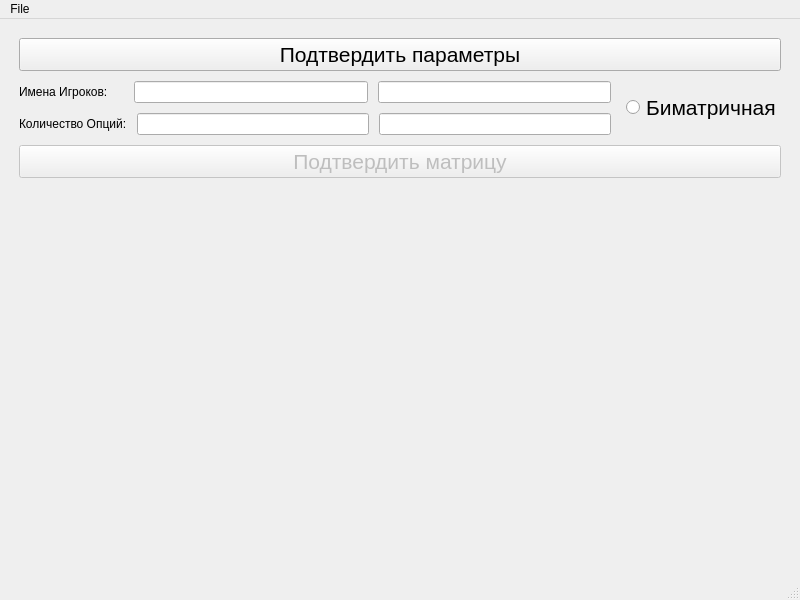
<?xml version="1.0" encoding="UTF-8"?>
<ui version="4.0">
 <class>mainWindow</class>
 <widget class="QMainWindow" name="mainWindow">
  <property name="geometry">
   <rect>
    <x>0</x>
    <y>0</y>
    <width>800</width>
    <height>600</height>
   </rect>
  </property>
  <property name="font">
   <font>
    <family>Arial</family>
   </font>
  </property>
  <property name="windowTitle">
   <string>Матричные игры</string>
  </property>
  <widget class="QWidget" name="centralwidget">
   <layout class="QVBoxLayout" name="verticalLayout">
    <item>
     <layout class="QVBoxLayout" name="MatrInitLayout">
      <property name="spacing">
       <number>10</number>
      </property>
      <property name="sizeConstraint">
       <enum>QLayout::SetNoConstraint</enum>
      </property>
      <property name="leftMargin">
       <number>10</number>
      </property>
      <property name="topMargin">
       <number>10</number>
      </property>
      <property name="rightMargin">
       <number>10</number>
      </property>
      <property name="bottomMargin">
       <number>10</number>
      </property>
      <item>
       <widget class="QPushButton" name="ConfirmParamsButton">
        <property name="font">
         <font>
          <family>Arial</family>
          <pointsize>16</pointsize>
          <weight>50</weight>
          <bold>false</bold>
         </font>
        </property>
        <property name="text">
         <string>Подтвердить параметры</string>
        </property>
        <property name="checkable">
         <bool>true</bool>
        </property>
       </widget>
      </item>
      <item>
       <layout class="QHBoxLayout" name="MatrixParamsHLayout">
        <property name="spacing">
         <number>5</number>
        </property>
        <property name="leftMargin">
         <number>0</number>
        </property>
        <property name="topMargin">
         <number>0</number>
        </property>
        <property name="rightMargin">
         <number>0</number>
        </property>
        <property name="bottomMargin">
         <number>0</number>
        </property>
        <item>
         <layout class="QVBoxLayout" name="MatrixParamsVLayout">
          <property name="spacing">
           <number>10</number>
          </property>
          <property name="leftMargin">
           <number>0</number>
          </property>
          <item>
           <layout class="QHBoxLayout" name="PlayerNameLayout">
            <property name="spacing">
             <number>10</number>
            </property>
            <property name="rightMargin">
             <number>10</number>
            </property>
            <item>
             <widget class="QLabel" name="PlayerLabel">
              <property name="font">
               <font>
                <family>Arial</family>
               </font>
              </property>
              <property name="text">
               <string>Имена Игроков:     </string>
              </property>
              <property name="textFormat">
               <enum>Qt::AutoText</enum>
              </property>
             </widget>
            </item>
            <item>
             <widget class="QLineEdit" name="Name1Edit"/>
            </item>
            <item>
             <widget class="QLineEdit" name="Name2Edit"/>
            </item>
           </layout>
          </item>
          <item>
           <layout class="QHBoxLayout" name="SizeLayout">
            <property name="spacing">
             <number>10</number>
            </property>
            <property name="rightMargin">
             <number>10</number>
            </property>
            <item>
             <widget class="QLabel" name="OptionLabel">
              <property name="font">
               <font>
                <family>Arial</family>
               </font>
              </property>
              <property name="text">
               <string>Количество Опций:</string>
              </property>
             </widget>
            </item>
            <item>
             <widget class="QLineEdit" name="Option1Edit">
              <property name="styleSheet">
               <string notr="true">QLineEdit {
	border-color: rgb(255, 25, 55);
	border-width: 10px;
}</string>
              </property>
             </widget>
            </item>
            <item>
             <widget class="QLineEdit" name="Option2Edit"/>
            </item>
           </layout>
          </item>
         </layout>
        </item>
        <item>
         <widget class="QRadioButton" name="BiMatrixButton">
          <property name="enabled">
           <bool>true</bool>
          </property>
          <property name="font">
           <font>
            <family>Arial</family>
            <pointsize>16</pointsize>
           </font>
          </property>
          <property name="text">
           <string>Биматричная</string>
          </property>
          <property name="checked">
           <bool>false</bool>
          </property>
         </widget>
        </item>
       </layout>
      </item>
      <item>
       <widget class="QPushButton" name="ConfirmMatrixButton">
        <property name="enabled">
         <bool>false</bool>
        </property>
        <property name="font">
         <font>
          <pointsize>16</pointsize>
         </font>
        </property>
        <property name="text">
         <string>Подтвердить матрицу</string>
        </property>
        <property name="checkable">
         <bool>true</bool>
        </property>
       </widget>
      </item>
     </layout>
    </item>
    <item>
     <layout class="QGridLayout" name="MatrixInputLayout">
      <property name="sizeConstraint">
       <enum>QLayout::SetNoConstraint</enum>
      </property>
      <property name="spacing">
       <number>10</number>
      </property>
      <item row="0" column="0">
       <spacer name="verticalSpacer">
        <property name="orientation">
         <enum>Qt::Vertical</enum>
        </property>
        <property name="sizeHint" stdset="0">
         <size>
          <width>20</width>
          <height>40</height>
         </size>
        </property>
       </spacer>
      </item>
     </layout>
    </item>
   </layout>
  </widget>
  <widget class="QStatusBar" name="statusbar"/>
  <widget class="QMenuBar" name="menubar">
   <property name="geometry">
    <rect>
     <x>0</x>
     <y>0</y>
     <width>800</width>
     <height>26</height>
    </rect>
   </property>
   <widget class="QMenu" name="menuFile">
    <property name="title">
     <string>File</string>
    </property>
    <addaction name="actionOpen"/>
   </widget>
   <addaction name="menuFile"/>
  </widget>
  <action name="actionOpen">
   <property name="text">
    <string>Open</string>
   </property>
  </action>
 </widget>
 <resources/>
 <connections/>
</ui>
